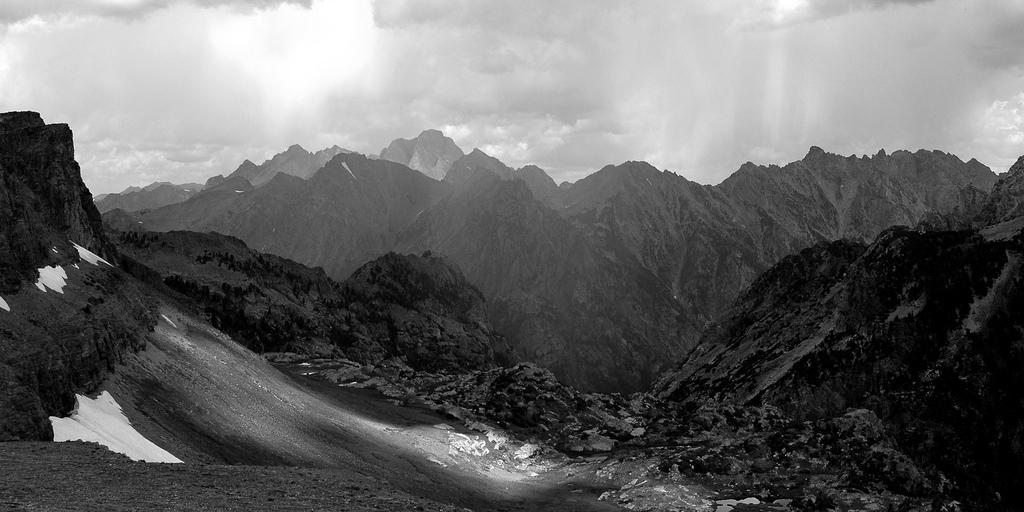
%> input picture a3/mountainous.jpg, 1024 x 512 px
$ octave q5.m   (GNU Octave 9; MATLAB toolbox functions it lacks are replaced by stand-ins)
%> lines starting %> are read from the running program, lines starting %| are printed output that depends on the picture; in (x1, y1, x2, y2) boxes, pixels count from 0 and x2, y2 are one past the last pixel; in counts of white or black regions, pixels touching at a corner belong together; the program's own positions count from 1
### a3/Compress.m
function [Y, drop] = Compress(X, tol)
% Block size
BSIZE = 8;
% Get size of input matrix X
[row_cnt, col_cnt] = size(X);
% Pre-allocate memory
Y = zeros(row_cnt, col_cnt);
% Count of dropped blocks
drop_cnt = 0;
% Compress Process
for i = 1:BSIZE:row_cnt
    for j = 1:BSIZE:col_cnt
        % Get a block from input matrix
        in_block = X(i:i+BSIZE-1, j:j+BSIZE-1);
        % Calculate 2D FFT
        out_block = fft2(in_block);
        % Calculate threadhold
        abs_out_block = abs(out_block);
        F_max = max(abs_out_block(:));
        threshold = F_max*tol;
        % Dropping
        for k = 1:BSIZE
            for l = 1:BSIZE
                if abs(out_block(k,l)) < threshold
                    % Satisfy the condition, drop the DFT value of this pixel
                    out_block(k,l) = 0;
                    drop_cnt = drop_cnt + 1;
                end
            end
        end
        % Calculate 2D IFFT
        comp_block = ifft2(out_block);
        % Put the compressed pixel values to output
        Y(i:i+BSIZE-1, j:j+BSIZE-1) = real(comp_block);
    end
end
% calculate drop ratio
drop = double(drop_cnt)/double(row_cnt*col_cnt);
end

### a3/q5.m
% Pre-allocate
drop_ratio = double(zeros(1, 4));
rel_error = double(zeros(1, 4));

% Read picture & Convert it to double
X = imread('mountainous.jpg');
%> X is the input picture: size 512x1024 uint8; min 0, max 255, mean 101.7
X = im2double(X);
%> X: size 512x1024 double

figure(1);
% Drop = 0
[Y, drop] = Compress(X, 0);
%> after the loop in Compress, `for i = 1:BSIZE:row_cnt`: drop_cnt = 0
%> drop = 0
Y(:,:) = min(Y(:,:), 1.0);
%> Y: size 512x1024 double; min -3.47e-16, max 1, mean 0.399; mean of the top-left, top-right, bottom-left and bottom-right quarters 0.64, 0.593, 0.231, 0.132
Y(:,:) = max(Y(:,:), 0.0);
subplot(2, 2, 1);
imshow(Y);
title('Drop ratio = 0 & tol = 0', 'FontSize', 10);
disp(drop);
%| 0
% NMSE
drop_ratio(1) = drop;
rel_error(1) = sqrt(mean2((Y-X).^2)/(mean2(X).^2));

% Drop = 0.5
[Y, drop] = Compress(X, 0.00629);
%> drop = 0.5
Y(:,:) = min(Y(:,:), 1.0);
%> Y: size 512x1024 double; min -0.00767, max 1, mean 0.399
Y(:,:) = max(Y(:,:), 0.0);
subplot(2, 2, 2);
imshow(Y);
title('Drop ratio = 0.5000 & tol = 0.00629', 'FontSize', 10);
disp(drop);
%| 0.5000
% NMSE
drop_ratio(2) = drop;
rel_error(2) = sqrt(mean2((Y-X).^2)/(mean2(X).^2));

% Drop = 0.7
[Y, drop] = Compress(X, 0.02068);
%> drop = 0.7
Y(:,:) = min(Y(:,:), 1.0);
%> Y: size 512x1024 double; min -0.0659, max 1, mean 0.399
Y(:,:) = max(Y(:,:), 0.0);
subplot(2, 2, 3);
imshow(Y);
title('Drop ratio = 0.7000 & tol = 0.02068', 'FontSize', 10);
disp(drop);
%| 0.7000
% NMSE
drop_ratio(3) = drop;
rel_error(3) = sqrt(mean2((Y-X).^2)/(mean2(X).^2));

% Drop = 0.95
[Y, drop] = Compress(X, 0.139);
%> call 4 of Compress, with tol = 0.139
%> after the loop in Compress (call 4), `for i = 1:BSIZE:row_cnt`:
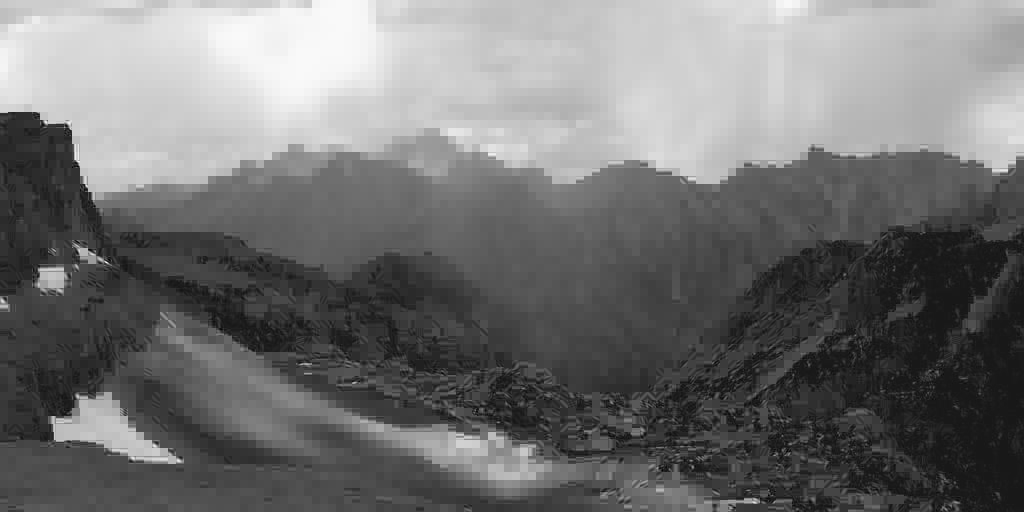
%> Y: size 512x1024 double; min -0.11, max 1.03, mean 0.399; drawn with min black and max white
%> after the loop in Compress (call 4), `for i = 1:BSIZE:row_cnt`: drop_cnt = 498056
%> in Compress (call 4), `drop = double(drop_cnt)/double(row_cnt*col_cnt);`: drop = 0.95
%> drop = 0.95
Y(:,:) = min(Y(:,:), 1.0);
%> Y: size 512x1024 double; under 0.01% of pixels changed, all inside (x1, y1, x2, y2) = (78, 161, 107, 263)
Y(:,:) = max(Y(:,:), 0.0);
%> Y: size 512x1024 double; min 0, max 1, mean 0.399; mean of the top-left, top-right, bottom-left and bottom-right quarters 0.64, 0.593, 0.231, 0.133
subplot(2, 2, 4);
imshow(Y);
title('Drop ratio = 0.9500 & tol = 0.139', 'FontSize', 10);
disp(drop);
%| 0.9500
% NMSE
drop_ratio(4) = drop;
rel_error(4) = sqrt(mean2((Y-X).^2)/(mean2(X).^2));

% Plot NMSE
figure(2);
plot(drop_ratio, rel_error);
title('NMSE vs Drop Ratio');
xlabel('Drop Ratio');
ylabel('NMSE');
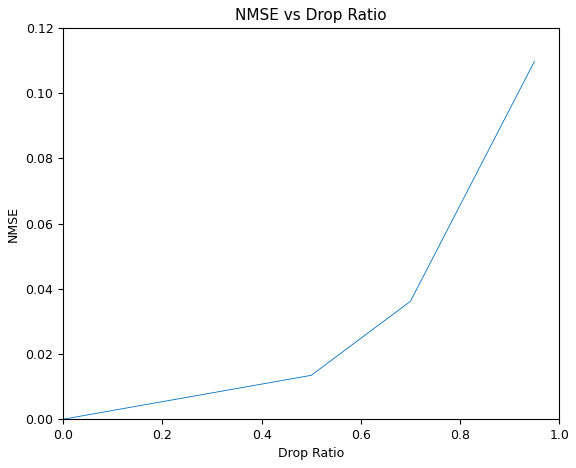
%> figure redrawn from the program's plot data
